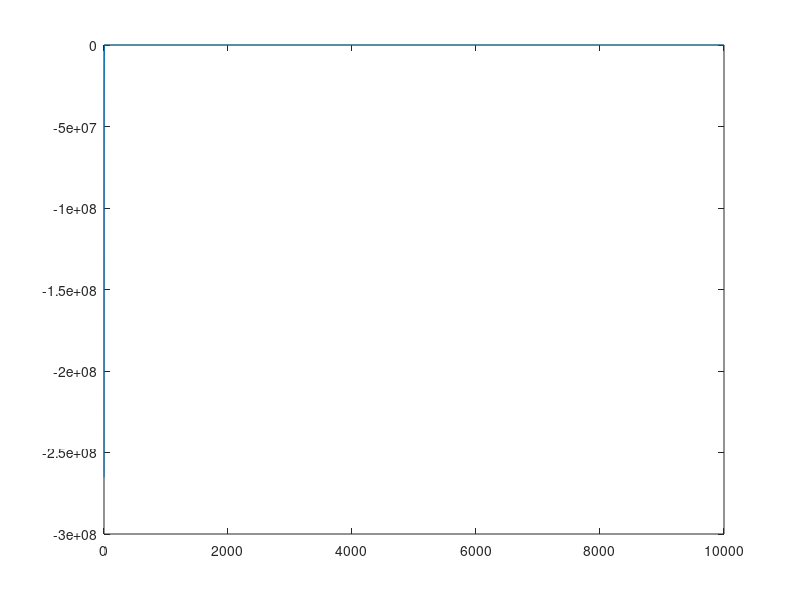

The MATLAB script that drew this image:
% Disculpa por todas las faltas de ortografia, Matlab no permite acentos. 

clear all;
close all;
clc;

tic;
%% funcion
% para n variables, se utiliza el formato x(:,i), donde i es la variable
% entre 1 y n. Algoritmo genetico busca maximizar. 

% funcion x1^2+x2^2+10 debera¡ escribirse como:
% 'x(:,1).^2 + x(:,2).^4 + 10'

func = '-x(:,1).^2 - x(:,2).^2';

%% Parametros
nv = 2; % Numero de variables
iteraciones = 10000;

%Se pueden tomar valores unitarios o como vectores de n dimensiones. 
x_min = [-10000 -50000]; % x min
x_max = [10000 50000]; % x max
tp = [1 2]; % tamanio de paso


elmnts = (x_max-x_min)./tp+1; % Elementos 
nbits = ceil(log2(elmnts)); % Numero de bits

%% Generar la poblacion
np=256; % Numero de pobladores
mp = sum(nbits);% ancho matriz pobladores (suma de bits de cada variable)


xe = zeros(3/2*np,nv); % X perteneciente a los enteros positivos (2^n)
for i=1:nv
    xe(:,i) = randi([1,2^nbits(i)-1],3/2*np,1); % X enteros
end

x = xe.*tp + x_min; % X perteneciente a los reales

acum = cumsum([1 nbits]); % acumulados en binarios
xb = zeros(3/2*np,sum(nbits)); % x en binarios
hb = zeros(np,sum(nbits)); % hijos binarios
he = zeros(np,nv); % hijos enteros

hist = zeros(iteraciones,1);









%% Algoritmo Genetico

for k=1:iteraciones
    fx = eval(func); % evaluamos la funcion
    
    for i=1:nv
       xb(:,acum(i):acum(i+1)-1) = de2bi(xe(:,i)); % convertimos a binarios
    end
    
    %% Seleccion.
    
    [out, idx] = sort(fx);    
%     pb = xb(idx,:); % todos los padres en binario  
    p = x(idx(np+1:end),:); % Padres
    pe = xe(idx(np+1:end),:); % Padres enteros
    pb = xb(idx(np+1:end),:); % la mitad de los padres (los mejores)
   
    hist(k) = mean(out(np:end));
    %% Cruzamiento por mascara
    
    sel = randi([1,np/2],np,sum(nbits)); % Mascaras
    for i=1:sum(nbits)
        hb(:,i) = pb(sel(:,i),i); % hijos binarios cruzados
    end

    %% Mutacion
    
    pct = .075; % muta el pct porciento de los digitos de los hijos
    mut = rand(np,sum(nbits)); % Crea matriz de mutacion
    hb(mut<pct) = abs(hb(mut<pct)-1); % hijos binarios mutados
    
    for i=1:nv
        he(:,i) = bi2de(hb(:,acum(i):acum(i+1)-1)); % hijos a enteros
    end
    h = he.*tp + x_min; % hijos

    x = [h;p]; % Vector x a evaluar.
    xe = (x - x_min)./tp;
end   

disp(fx)   
plot(hist)
toc;
